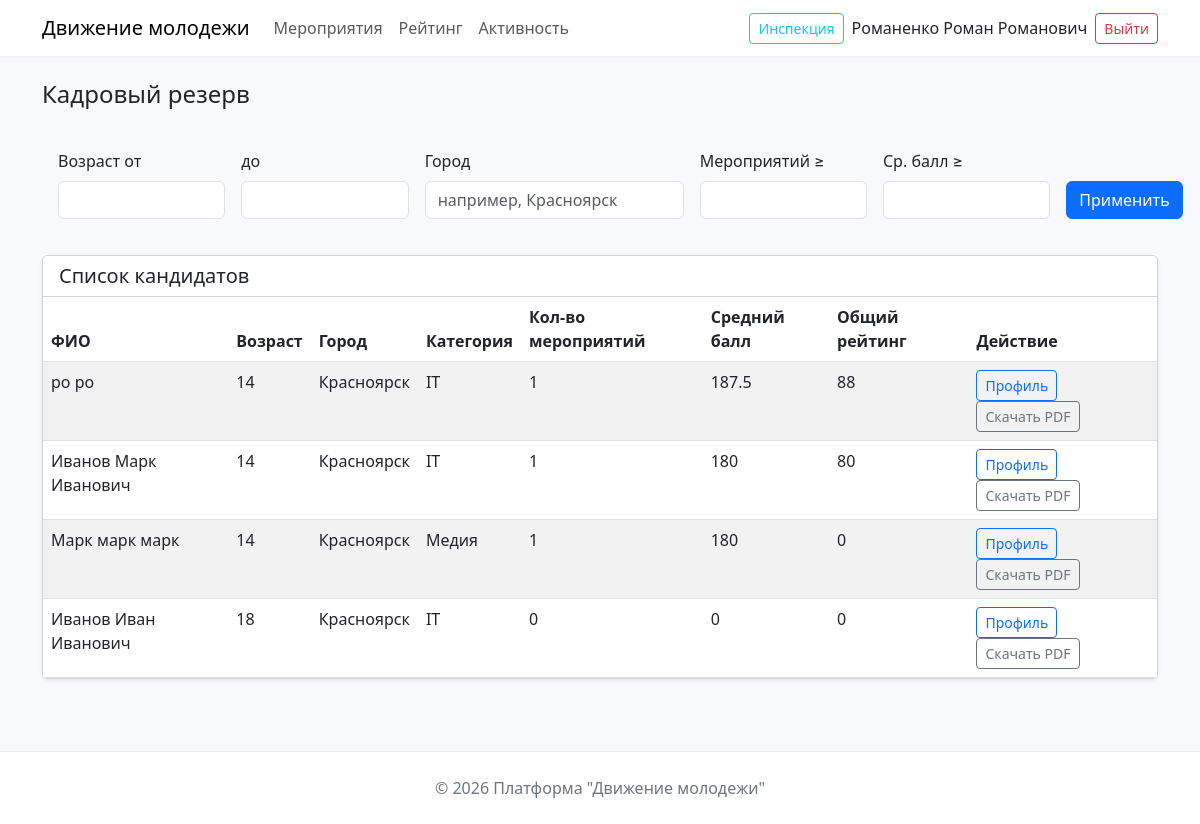
/hr-dashboard (signed in), run on an earlier commit of the app's database.
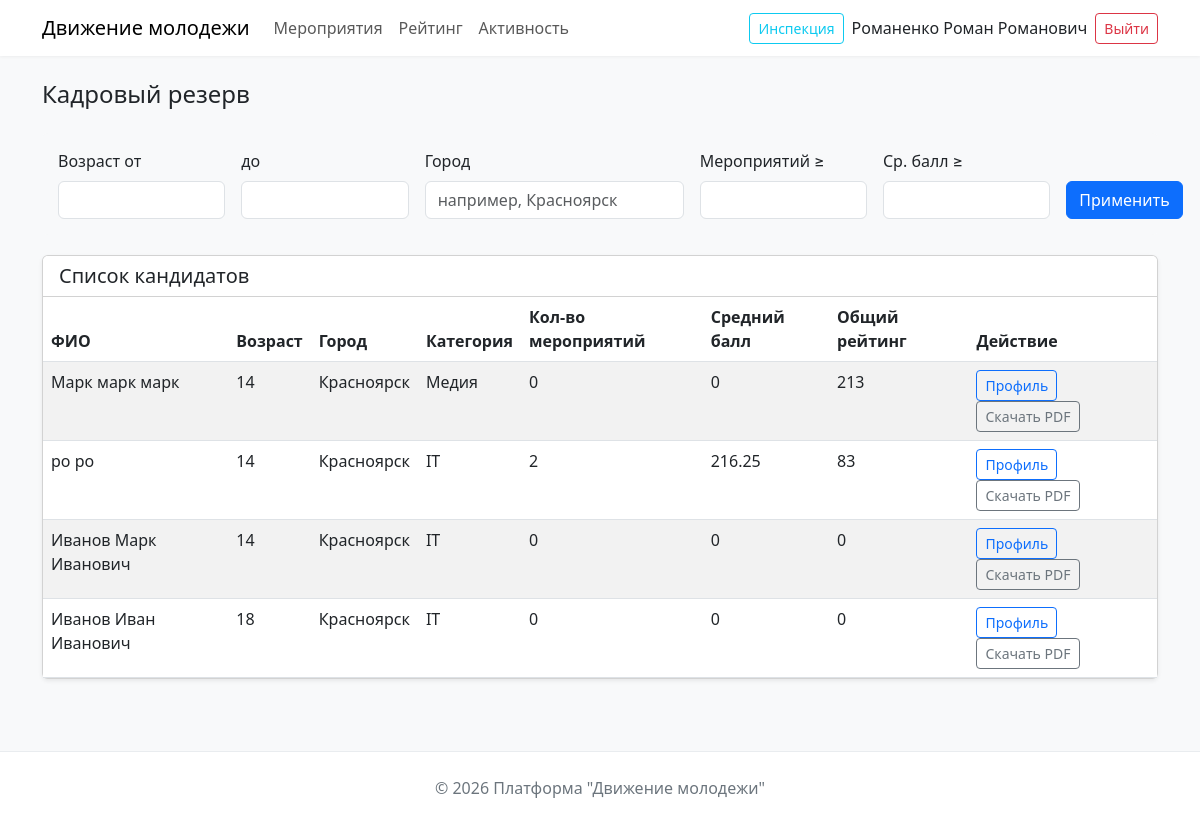
And on a later commit of the database.
### tables this page shows
CREATE TABLE `users` (
  `user_ID` int NOT NULL,
  `user_Login` varchar(100) NOT NULL,
  `user_Password` varchar(256) NOT NULL,
  `user_Role` tinyint NOT NULL DEFAULT '1',
  `user_datetimecreated` datetime NOT NULL DEFAULT CURRENT_TIMESTAMP
);

CREATE TABLE `participant_profiles` (
  `participant_UserID` int NOT NULL,
  `participant_FullName` varchar(256) NOT NULL,
  `participant_category` int NOT NULL,
  `participant_Age` int NOT NULL,
  `participant_City` varchar(64) NOT NULL
);

CREATE TABLE `category` (
  `category_ID` int NOT NULL,
  `category_Type` varchar(64) NOT NULL
);

CREATE TABLE `participant_levelsrate` (
  `participant_UserID` int NOT NULL,
  `participant_Level` int NOT NULL DEFAULT '1',
  `participant_TotalScore` int NOT NULL DEFAULT '0',
  `participant_missingScore` int NOT NULL
);

### src/controllers/routers.php (called while the page is built, shortened)
<?php
Router::action();

### index.php (called while the page is built, shortened)
<?php
require_once 'src/config/connect.php';
require_once 'src/modules/user.php';
require_once 'src/controllers/router.php';
require_once 'src/controllers/routers.php';

### src/modules/user.php (called while the page is built, shortened)
<?php
class User
{
    public static function getAllParticipantsWithFilters($filters)
    {
        $sql = "
            SELECT u.user_ID, u.user_Login,
                   pp.participant_FullName, pp.participant_Age, pp.participant_City,
                   cat.category_Type,
                   pl.participant_TotalScore,
                   (SELECT COUNT(*) FROM event_participation ep
                    WHERE ep.participant_ID = u.user_ID AND ep.status_ID = 1) as events_count,
                   (SELECT COALESCE(AVG(e.event_Points * c.coef_Value), 0)
                    FROM event_participation ep
                    JOIN events e ON ep.event_ID = e.event_ID
                    JOIN coef c ON e.event_Coef = c.coef_ID
                    WHERE ep.participant_ID = u.user_ID AND ep.status_ID = 1) as avg_score
            FROM users u
            JOIN participant_profiles pp ON u.user_ID = pp.participant_UserID
            LEFT JOIN category cat ON pp.participant_category = cat.category_ID
            LEFT JOIN participant_levelsrate pl ON u.user_ID = pl.participant_UserID
            WHERE u.user_Role = 1
        ";
        $conditions = [];
        $params = [];
        $sql .= " ORDER BY pl.participant_TotalScore DESC";
        $stmt = database::$pdo->prepare($sql);
        $stmt->execute($params);
        return $stmt->fetchAll();
    }
}

### src/views/pages/hr_dashboard.php (the view, shortened to what the changed rows need)
<?php
$filters = [
    'age_min' => $_GET['age_min'] ?? '',
    'age_max' => $_GET['age_max'] ?? '',
    'city' => $_GET['city'] ?? '',
    'events_count_min' => $_GET['events_count_min'] ?? '',
    'avg_score_min' => $_GET['avg_score_min'] ?? '',
];
$participants = User::getAllParticipantsWithFilters($filters);
?>
<!DOCTYPE html>
<html lang="ru">
<head>
    <link href="https://cdn.jsdelivr.net/npm/bootstrap@5.3.0-alpha1/dist/css/bootstrap.min.css" rel="stylesheet">
    <link href="/assets/css/home.css" rel="stylesheet">
</head>
<body>
    <nav class="navbar navbar-expand-lg navbar-light">
        <div class="container">
            <a class="navbar-brand" href="/">Движение молодежи</a>
            <div class="collapse navbar-collapse">
                <ul class="navbar-nav me-auto mb-2 mb-lg-0">
                    <li class="nav-item"><a class="nav-link" href="/events">Мероприятия</a></li>
                    <li class="nav-item"><a class="nav-link" href="/rating">Рейтинг</a></li>
                    <li class="nav-item"><a class="nav-link" href="/activity">Активность</a></li>
                </ul>
                <?php if (isset($_SESSION['user_id'])): ?>
                    <div class="d-flex align-items-center">
                        <?php if ($_SESSION['user_role'] >= 2): ?>
                            <a href="/hr-dashboard" class="btn btn-outline-info btn-sm me-2">Инспекция</a>
                        <?php endif; ?>
                        <a href="/profile" class="text-dark text-decoration-none me-2">
                            <?= htmlspecialchars($_SESSION['user_fullname'] ?? $_SESSION['user_login']) ?>
                        </a>
                        <form method="POST" action="/logout">
                            <button class="btn btn-outline-danger btn-sm">Выйти</button>
                        </form>
                    </div>
                <?php else: ?>
                    <a href="/auth" class="btn btn-outline-secondary btn-sm">Войти</a>
                <?php endif; ?>
            </div>
        </div>
    </nav>
    <main class="container py-4">
        <h1 class="h4 mb-4">Кадровый резерв</h1>
        <div class="card filter-card">
            <div class="card-body">
                <form method="GET" class="row g-3" id="filter-form">
                    <div class="col-md-2">
                        <label class="form-label">Возраст от</label>
                        <input type="number" name="age_min" class="form-control" value="<?= htmlspecialchars($filters['age_min']) ?>" min="14" max="100">
                    </div>
                    <div class="col-md-2">
                        <label class="form-label">до</label>
                        <input type="number" name="age_max" class="form-control" value="<?= htmlspecialchars($filters['age_max']) ?>" min="14" max="100">
                    </div>
                    <div class="col-md-3">
                        <label class="form-label">Город</label>
                        <input type="text" name="city" class="form-control" value="<?= htmlspecialchars($filters['city']) ?>" placeholder="например, Красноярск">
                    </div>
                    <div class="col-md-2">
                        <label class="form-label">Мероприятий ≥</label>
                        <input type="number" name="events_count_min" class="form-control" value="<?= htmlspecialchars($filters['events_count_min']) ?>" min="0">
                    </div>
                    <div class="col-md-2">
                        <label class="form-label">Ср. балл ≥</label>
                        <input type="number" step="0.01" name="avg_score_min" class="form-control" value="<?= htmlspecialchars($filters['avg_score_min']) ?>" min="0">
                    </div>
                    <div class="col-md-1 d-flex align-items-end">
                        <button type="submit" class="btn btn-primary">Применить</button>
                    </div>
                </form>
            </div>
        </div>
        <div class="card shadow-sm">
            <div class="card-header bg-white">
                <h2 class="h5 mb-0">Список кандидатов</h2>
            </div>
            <div class="card-body p-0">
                <div class="table-responsive">
                    <table class="table table-striped mb-0">
                        <thead>
                            <th>ФИО</th>
                            <th>Возраст</th>
                            <th>Город</th>
                            <th>Категория</th>
                            <th>Кол-во мероприятий</th>
                            <th>Средний балл</th>
                            <th>Общий рейтинг</th>
                            <th>Действие</th>
                        </thead>
                        <tbody>
                            <?php if (empty($participants)): ?>
                                <tr>
                                    <td colspan="8" class="text-center text-muted">Нет участников, соответствующих фильтрам.</td>
                                </tr>
                            <?php else: ?>
                                <?php foreach ($participants as $p): ?>
                                    <tr>
                                        <td><?= htmlspecialchars($p['participant_FullName']) ?></td>
                                        <td><?= $p['participant_Age'] ?></td>
                                        <td><?= htmlspecialchars($p['participant_City']) ?></td>
                                        <td><?= htmlspecialchars($p['category_Type']) ?></td>
                                        <td><?= $p['events_count'] ?></td>
                                        <td><?= round($p['avg_score'], 2) ?></td>
                                        <td><?= $p['participant_TotalScore'] ?></td>
                                        <td>
                                            <a href="/profile?id=<?= $p['user_ID'] ?>" class="btn btn-sm btn-outline-primary me-1">Профиль</a>
                                            <button class="btn btn-sm btn-outline-secondary" onclick="exportCandidatePDF(<?= htmlspecialchars(json_encode($p)) ?>)">Скачать PDF</button>
                                        </td>
                                    </tr>
                                <?php endforeach; ?>
                            <?php endif; ?>
                        </tbody>
                    </table>
                </div>
            </div>
        </div>
    </main>
    <footer>
        <div class="container">
            <p class="mb-0">© 2026 Платформа "Движение молодежи"</p>
        </div>
    </footer>
</body>
</html>

### src/controllers/router.php (shortened to what the changed rows need)
<?php
class Router
{
    public static $getRoutes = [];
    public static function getMethods($URI, $namepage)
    {
        self::$getRoutes[] = [
            "uri" => $URI,
            "namepage" => $namepage
        ];
    }
    public static function action()
    {
        $routing = $_GET['routing'] ?? "";
        $requestUri = "/" . $routing;
        foreach (self::$getRoutes as $route) {
            if ($route['uri'] === $requestUri) {
                $viewFile = "src/views/pages/" . $route['namepage'] . ".php";
                include $viewFile;
                return;
            }
        }
        die("404 - Страница не найдена");
    }
}

What changed in the data, as far as the page shows it:
changed through a linked row, users "Марк марк марк": events_count "1" → "0"; avg_score "180" → "0"; participant_levelsrate.participant_TotalScore "0" → "213"; moves up the list
changed through a linked row, users "po po": events_count "1" → "2"; avg_score "187.5" → "216.25"; participant_levelsrate.participant_TotalScore "88" → "83"
changed through a linked row, users "Иванов Марк Иванович": events_count "1" → "0"; avg_score "180" → "0"; participant_levelsrate.participant_TotalScore "80" → "0"
